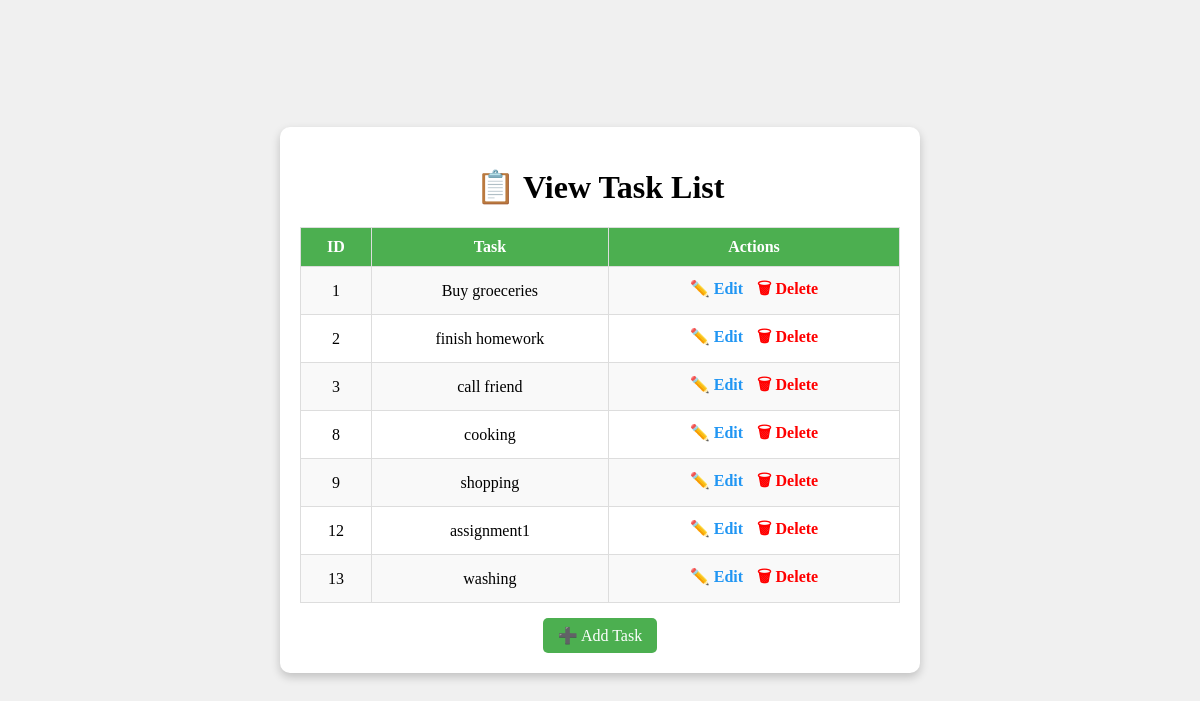
The app's page /, older data.
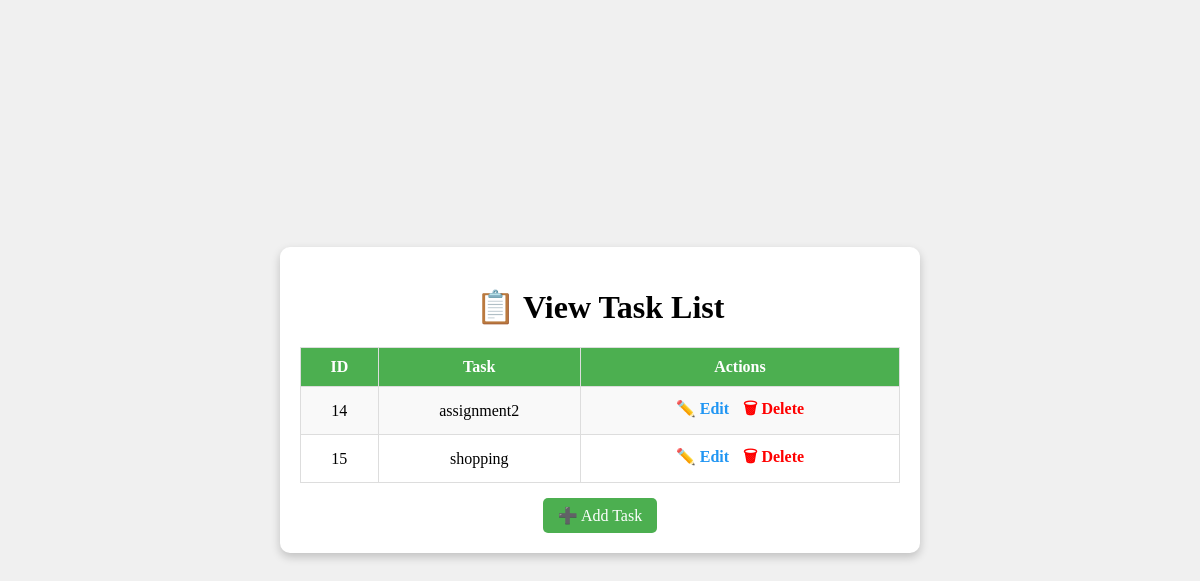
The same page, newer data.
### todo_app/models.py (models this page shows, shortened)
class Task(models.Model):
    title = models.CharField(max_length=255)

### todo_app/views.py (the view)
# urls.py: path('', views.task_list, name='task_list'),
def task_list(request):
    tasks = Task.objects.all()
    return render(request, 'todo_app/task_list.html', {'tasks': tasks})

### todo_app/templates/todo_app/task_list.html (shortened to what this page needs)
<!DOCTYPE html>
<html>
<head>
</head>
<body>
    <div class="container">
        <h1> 📋 View Task List</h1>
        <table>
            <tr>
                <th>ID</th>
                <th>Task</th>
                <th>Actions</th>
            </tr>
            {% for task in tasks %}
            <tr>
                <td>{{ task.id }}</td>
                <td>{{ task.title }}</td>
                <td class="action-links">
                    <a href="{% url 'edit_task' task.id %}" class="edit-link">✏️ Edit</a>
                    <a href="{% url 'delete_task' task.id %}" class="delete-link">🗑 Delete</a>
                </td>
            </tr>
            {% empty %}
            <tr>
                <td colspan="3">No tasks available.</td>
            </tr>
            {% endfor %}
        </table>
        <a href="{% url 'add_task' %}" class="add-task">➕ Add Task</a>
    </div>
</body>
</html>

### todo_app/templates/todo_app/task_list.html (style rules this page uses)
body { display: flex; justify-content: center; align-items: center; height: 100vh; margin: 0; background-color: #f0f0f0; }
.container { text-align: center; background: white; padding: 20px; border-radius: 10px; box-shadow: 0px 4px 10px rgba(0,0,0,0.2); width: 600px; }
table { width: 100%; border-collapse: collapse; margin-top: 20px; }
th, td { border: 1px solid #ddd; padding: 10px; }
th { background-color: #4CAF50; color: white; }
tr:nth-child(even) { background-color: #f9f9f9; }
.action-links a { margin: 0 5px; text-decoration: none; font-weight: bold; }
.edit-link { color: #2196F3; }
.delete-link { color: red; }
.add-task { display: inline-block; margin-top: 15px; padding: 8px 15px; background-color: #4CAF50; color: white; border-radius: 5px; text-decoration: none; }

Row changes from the older to the newer data that the page shows:
removed Task: id "1", title "Buy groeceries"
removed Task: id "2", title "finish homework"
removed Task: id "3", title "call friend"
removed Task: id "8", title "cooking"
removed Task: id "9", title "shopping"
removed Task: id "12", title "assignment1"
removed Task: id "13", title "washing"
added Task: id "14", title "assignment2"
added Task: id "15", title "shopping"
